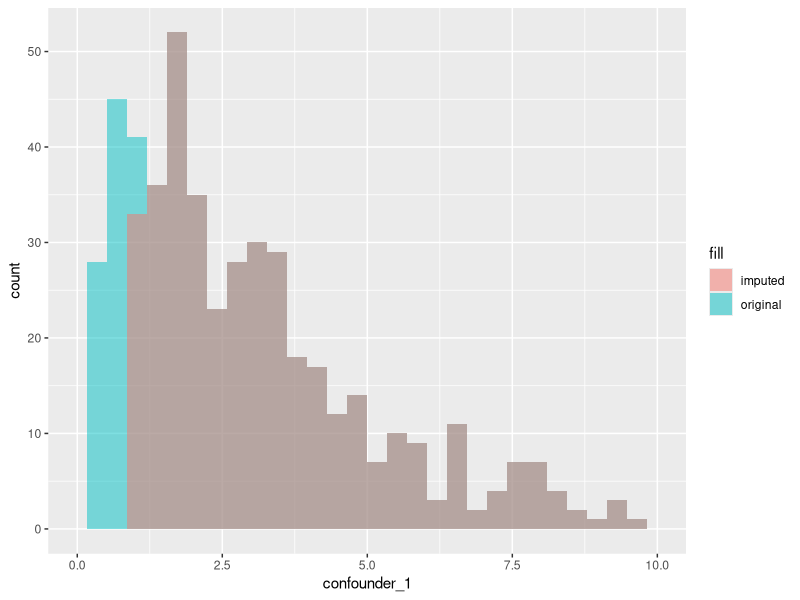

This figure's R source:
## ---- chunk 1
#necessary libraries
library(tidyverse)
library(quantreg)
library(MASS)
## ---- chunk 2
#logit and expit functions for myself
logit <- function(prob) {
  value <- log(prob / (1 - prob))
  return(value)
}

expit <- function(prob) {
  value <- 1 / (1 + exp(-(prob)))
  return(value)
}

#now some other transformation functions
log_quant_transform <- function(value, min, max) {
  new_value <- log((value - min) / (max - value))
  
  if (is.nan(new_value)) {return(NA)} 
  else {return(new_value)}
}

inv_log_quant_transform <- function(value, min, max) {
  new_value <- (exp(value)*max + min) / (1+exp(value))
  return(new_value)
}
## ---- chunk 3
coefficient_generator <- function(tau, num_studies, 
                                  a_0 = logit(0.3), a_1 = log(1.1), 
                                  b_0 = logit(0.1), b_1 = log(1.5), b_2 = log(0.7), b_3 = log(1.2)) {
    
  #create which number study we have
  study_counts <- data.frame(id = 1:num_studies)
  
  study_counts <- study_counts |>
    mutate(study_num = paste("Study", id)) |>
    dplyr::select(study_num)
  
  #allow a_1 to vary
  alpha_coefficients <- rnorm(num_studies, a_1, tau)
  alpha_coefficients <- as.data.frame(alpha_coefficients) #make into data frame
  
      #renaming for better binding experience + adding a_0... not important here
      alpha_coefficients <- alpha_coefficients |> 
        mutate(a_0 = a_0) |>
        rename(a_1 = "alpha_coefficients") |>
        dplyr::select(a_0, a_1) #reordering
  
      
  #now doing the beta coefficients
  beta_vector <- c(b_1, b_2, b_3)
  
    #variance-covariance matrix
    matrix_size <- length(beta_vector)
    diag_mat <- matrix(0, matrix_size, matrix_size) 
    diag(diag_mat) <- 1 #make all the diagonals 1 for the identity matrix
    
    #lastly, we need to perform the calculation specified in section 3.1.4
    beta_matrix <- tau * diag_mat
    beta_coefficients <- mvrnorm(num_studies, beta_vector, beta_matrix)
    beta_coefficients <- as.data.frame(beta_coefficients)
    
      #renaming for better binding experience
      beta_coefficients <- beta_coefficients |> 
        mutate(b_0 = b_0) |>
        rename(b_1 = "V1", b_2 = "V2", b_3 = "V3") |>
        dplyr::select(b_0, b_1, b_2, b_3)
      
  #we need to set a LoD value for these studies that has slight variation
  LoD <- data.frame(LoD = round(runif(num_studies, min = 0.8, max = 1.2), 3))
  
  #lastly, we need a range of degrees of freedom for the confounder generation
  #there will be two just in case I want to use an F distribution
  deg_freedom <- data.frame(df_1 = round(runif(num_studies, min = 3, max = 7)),
                            df_2 = round(runif(num_studies, min = 3, max = 7)))
  
  #now combine these results
  coefficients <- cbind(study_counts, alpha_coefficients, beta_coefficients, LoD, deg_freedom)
  
  return(coefficients)
}

#coefficient_generator(tau = 0.01, num_studies = 30)
## ---- chunk 4
#this will be nested to make the list function cleaner to read
create_data <- function(sample_size, a_0, a_1, b_0, b_1, b_2, b_3, df_1, df_2) {
  
  #initialize everything
  n <- sample_size
  
  #step 1: Base Binary Predictor
  V <- rbinom(n, size = 1, prob = 0.4)
  
  #step 2: cnfounder with a skewed distribution... Biomarker missing
  C1 <- rchisq(n, df = df_1) 
  C2 <- rnorm(n, mean = 75, sd = 7) #another confounder with a normal distribution. not used right now
  
  #step 3: generating exposure variable based on confounders (probability)
  E <- expit(a_0 + a_1*C1)
  
  #step 4: generating outcome based on confounders, exposure, and base binary predictor
  O <- expit(b_0 + b_1*E + b_2*V + b_3*C1)
  
  #step 5: create dataset
  
  my_data <- data.frame(
    predictor = V,
    confounder_1 = C1,
    confounder_2 = C2,
    exposure = E,
    outcome = O
  )
  
  return(my_data)
} 
## ---- chunk 5
#recall all coefficients are stored in coefficient_generator funct
create_multiple_datasets <- function(study_coefficient_dataset, sample_size) {
  my_list <- list() #initialize empty list
  
  #pulling all values we need
  a_0_values <- study_coefficient_dataset |> dplyr::pull(a_0)
  a_1_values <- study_coefficient_dataset |> dplyr::pull(a_1)
  b_0_values <- study_coefficient_dataset |> dplyr::pull(b_0)
  b_1_values <- study_coefficient_dataset |> dplyr::pull(b_1)
  b_2_values <- study_coefficient_dataset |> dplyr::pull(b_2)
  b_3_values <- study_coefficient_dataset |> dplyr::pull(b_3)
  
  #also degrees of freedom
  df_1_values <- study_coefficient_dataset |> dplyr::pull(df_1)
  df_2_values <- study_coefficient_dataset |> dplyr::pull(df_2) #only if necessary
  
  for(i in 1:nrow(study_coefficient_dataset)) {
    #do the data generating mechanism
    a_0 <- a_0_values[i]
    a_1 <- a_1_values[i]
    b_0 <- b_0_values[i]
    b_1 <- b_1_values[i]
    b_2 <- b_2_values[i]
    b_3 <- b_3_values[i]
    
    #also the degrees of freedom
    df_1 <- df_1_values[i]
    df_2 <- df_2_values[i]
    
    #apply the data generating mechanism function from the values above
    my_data <- create_data(sample_size = sample_size, 
                           a_0 = a_0, a_1 = a_1, 
                           b_0 = b_0, b_1 = b_1, b_2 = b_2, b_3 = b_3,
                           df_1 = df_1, df_2 = df_2)
    
    
    #finally, add this dataset to our list
    my_list[[i]] <- my_data
  
  }
  
  #return the list
  return(my_list)
}
## ---- chunk 6
set.seed(605)

#don't forget to load the three functions necessary to make this work
my_coefficients_basic <- coefficient_generator(tau = 0.01, num_studies = 2)
my_studies_basic <- create_multiple_datasets(my_coefficients_basic, sample_size = 500)
## ---- chunk 7
#doesn't matter which study is the basis study
basis_study <- as.data.frame(my_studies_basic[1])
missing_study <- as.data.frame(my_studies_basic[2])

#get rid of the mess
rm(my_studies_basic)
## ---- chunk 8
#look at my_coefficients and see that randomly selected LoD is 0.912
missing_study <- missing_study |>
  mutate(confounder_1_missing = ifelse(confounder_1 >= 0.912, confounder_1, NA))

#count proportion of missingness here: 17.6%
prop_missing = sum(is.na(missing_study$confounder_1_missing)) / nrow(missing_study)
prop_missing
## ---- chunk 9
ggplot(missing_study) +
  geom_histogram(aes(x = confounder_1, fill = "original"), alpha = 0.5) +
  geom_histogram(aes(x = confounder_1_missing, fill = "imputed"), alpha = 0.5) + 
  xlim(0,10)
## ---- chunk 10
min = 0
max = ceiling(quantile(basis_study$confounder_1, prob = 0.99))

#the transformation of confounder 1
basis_study <- basis_study |>
  mutate(confounder_1_transformed = sapply(confounder_1, log_quant_transform, min, max))

#some NaN's are produced, but that is to be expected
## ---- chunk 11
#test with 1st quartile, median, and 3rd quartile: need to transform them back

#initiliaze empty data frame
coefficient_data <- data.frame()

for(i in seq(0.01:0.99, by=0.01)) {
  reg_coeff <- rq(confounder_1_transformed ~ exposure + outcome, data = basis_study, tau=i)
  
  new_data <- data.frame(
    b0 = reg_coeff$coefficients[1],
    b1 = reg_coeff$coefficients[2],
    b2 = reg_coeff$coefficients[3],
    quant = i
  )
  
  coefficient_data <- rbind(coefficient_data, new_data) #add to new iterations
}
## ---- chunk 12
#we already did this, so we're just going to clean up
rm(new_data)
rm(reg_coeff)

coefficient_data
## ---- chunk 13
#we had this code previously, but it's repeated here for clarification
prop_missing = sum(is.na(missing_study$confounder_1_missing)) / nrow(missing_study)
prop_missing
